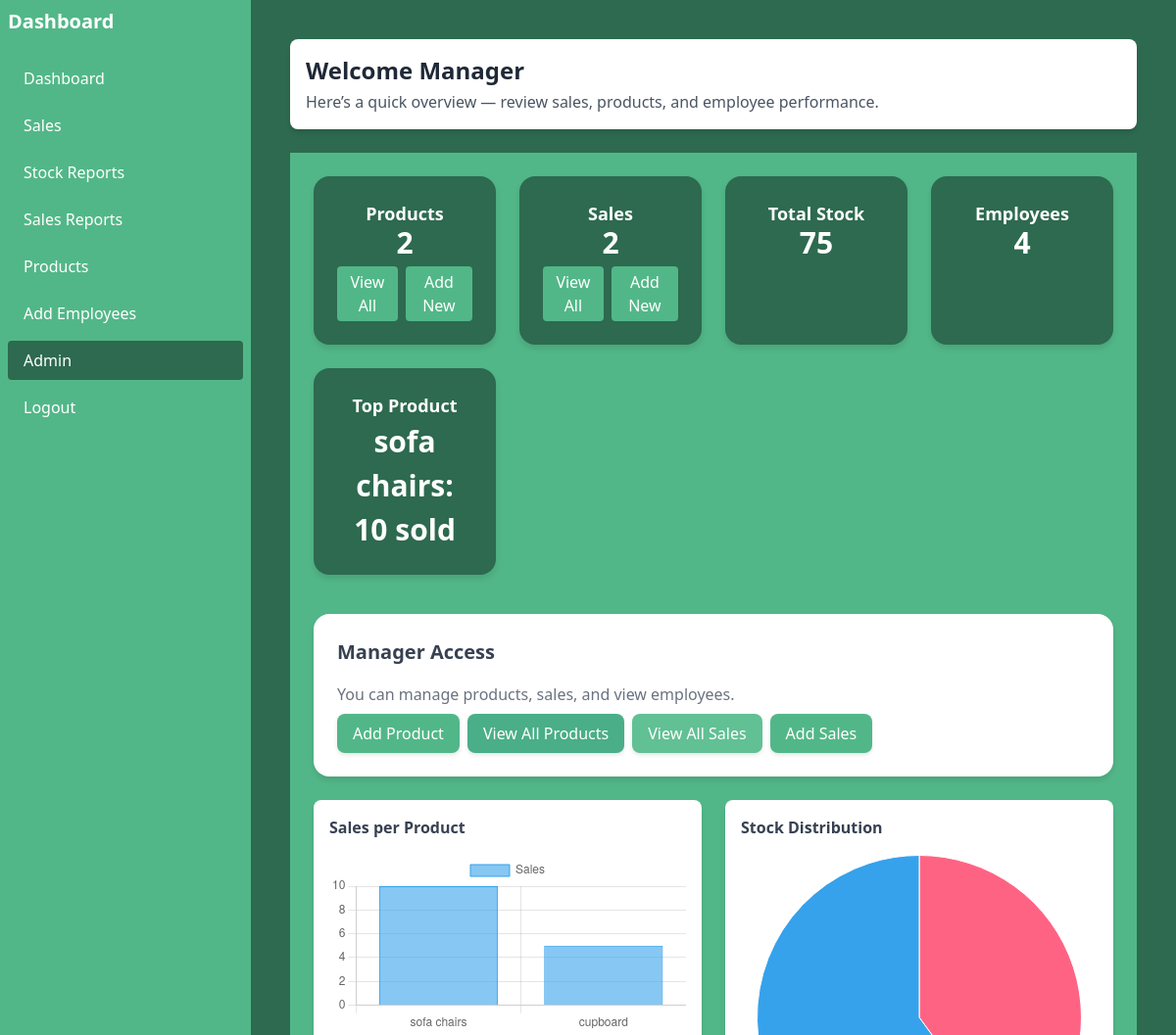
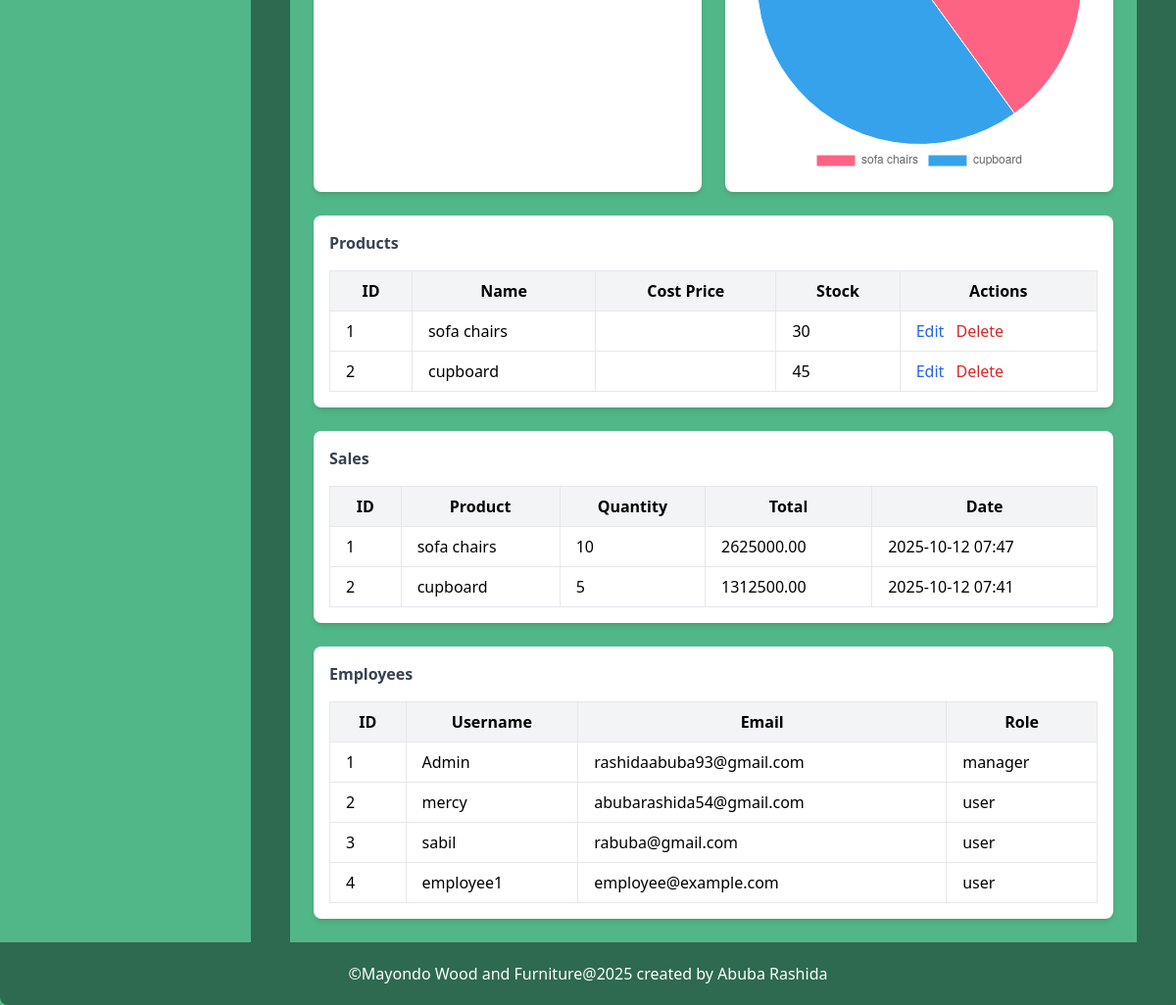
Screenshot of /dashboard/ (signed in) with the database file from the repository (2 pictures, top to bottom).
### mayondo_app/models.py (models this page shows, shortened)
class CustomUser(AbstractUser):
      ROLES = [('user', 'User'),('admin', 'Admin'),('manager', 'Manager')]
      role = models.CharField(max_length=50, choices=ROLES, unique=False)

class Product(models.Model):
    PRODUCT_TYPES = [
        ('wood', 'Wood'),
        ('furniture', 'Furniture'),
    ]
    name = models.CharField(max_length=200)
    type = models.CharField(max_length=20, choices=PRODUCT_TYPES)
    supplier_name = models.CharField(max_length=200)
    cost_price = models.DecimalField(max_digits=10, decimal_places=2,default=0)
    product_price = models.DecimalField(max_digits=10, decimal_places=2, default=0)
    stock_quantity = models.PositiveIntegerField(default=0)
    quality = models.CharField(max_length=100, blank=True, null=True)
    color = models.CharField(max_length=100, blank=True, null=True)
    measurement = models.CharField(max_length=100, blank=True, null=True)
    date_added = models.DateTimeField(auto_now_add=True)
    class Meta:
        ordering = ['-date_added']

class Sale(models.Model):
    customer_name = models.CharField(max_length=255)
    product_type = models.CharField(max_length=100)
    product = models.ForeignKey("Product", on_delete=models.CASCADE)
    quantity = models.PositiveIntegerField()
    sale_date = models.DateTimeField(default=now)
    payment_type = models.CharField(
        max_length=20,
        choices=[
            ('cash', 'Cash'),
            ('cheque', 'Cheque'),
            ('bank_overdraft', 'Bank Overdraft'),
        ]
    )
    sales_agent = models.ForeignKey(CustomUser, on_delete=models.SET_NULL, null=True, blank=True)
    transport_included = models.BooleanField(default=False)
    total = models.DecimalField(max_digits=12, decimal_places=2, default=0)
    class Meta:
        ordering = ['-sale_date']

### mayondo_app/views.py (the view)
# urls.py: path('dashboard/',dashboardpage, name='dashboard'),
def dashboardpage(request):
    user = request.user
    role = getattr(user, 'role', 'user').lower()  # normalize role
    products = Product.objects.all()
    sales = Sale.objects.all() if role in ['manager', 'admin'] else Sale.objects.filter(sales_agent=user)
    employees = User.objects.all() if role == 'manager' else None
    product_names = list(products.values_list('name', flat=True))
    product_sales = [sales.filter(product=p).aggregate(total=Sum('quantity'))['total'] or 0 for p in products]
    product_stock = list(products.values_list('stock_quantity', flat=True))
    total_products = products.count()
    total_sales = sales.count()
    total_stock = products.aggregate(total=Sum('stock_quantity'))['total'] or 0
    top_product = sales.values('product__name').annotate(total_sold=Sum('quantity')).order_by('-total_sold').first()
    employees_count = employees.count() if employees else 0
    context = {
        'role': role,
        'total_products': total_products,
        'total_sales': total_sales,
        'total_stock': total_stock,
        'top_product': top_product['product__name'] if top_product else None,
        'top_product_quantity': top_product['total_sold'] if top_product else 0,
        'employees_count': employees_count,
        'products': products,
        'sales': sales,
        'employees': employees,
        'product_names': product_names,
        'product_sales': product_sales,
        'product_stock': product_stock,
    }
    return render(request, 'dashboard.html', context)

### mayondo_app/templates/dashboard.html (shortened to what this page needs)
{% extends 'base.html' %}
{% load static %}
{% block content %}
<link rel="stylesheet" href="{% static 'css/style.css' %}" />
<div class="ml-64 p-4">
  <div class="bg-white shadow-md rounded-lg p-4 mb-6">
  {% if role == "manager" %}
      <h1 class="text-2xl font-bold text-gray-800">
        Welcome {{ role|title }}
      </h1>
      <p class="text-gray-600 mt-1">
        Here’s a quick overview — review sales, products, and employee performance.
      </p>
    {% endif %}
  </div>
  <div class="flex">
    {% include "includes/navs.html" %}
    <div class="dashboard-wrapper p-6 w-full">
      <div class="summary-cards grid grid-cols-1 md:grid-cols-3 lg:grid-cols-4 gap-6 mb-6">
        <div class="summary-card bg-white shadow-md p-4 rounded-lg">
          <h2 class="text-gray-700 text-lg font-semibold">Products</h2>
          <p class="text-white text-2xl font-bold">{{ total_products }}</p>
           {% if role == "manager" %}
          <div class="mt-2 flex space-x-2">
            <a href="{% url 'mayondo_app:product_list' %}" class="btn px-3 py-1 rounded  bg-[#52B788] text-white">View All</a>
            <a href="{% url 'mayondo_app:product_create' %}" class="btn px-3 py-1 rounded  bg-[#52B788] text-white">Add New</a>
          </div>
         {% endif %}
        </div>
        <div class="summary-card bg-white shadow-md p-4 rounded-lg">
          <h2 class="text-gray-700 text-lg font-semibold">Sales</h2>
          <p class="text-white text-2xl font-bold">{{ total_sales }}</p>
          <div class="mt-2 flex space-x-2">
            <a href="{% url 'mayondo_app:sales_listpage' %}" class="btn px-3 py-1 rounded bg-[#52B788] text-white">View All</a>
            <a href="{% url 'mayondo_app:sale_create' %}" class="btn px-3 py-1 rounded bg-[#52B788] text-white">Add New</a>
          </div>
        </div>
        <div class="summary-card bg-white shadow-md p-4 rounded-lg">
          <h2 class="text-gray-700 text-lg font-semibold">Total Stock</h2>
          <p class="text-white text-2xl font-bold">{{ total_stock }}</p>
        </div>
        <div class="summary-card bg-white shadow-md p-4 rounded-lg">
          <h2 class="text-gray-700 text-lg font-semibold">Employees</h2>
          <p class="text-white text-2xl font-bold">{{ employees_count }}</p>
        </div>
        <div class="summary-card bg-white shadow-md p-4 rounded-lg">
          <h2 class="text-gray-700 text-lg font-semibold">Top Product</h2>
          {% if top_product %}
            <p class="text-white">{{ top_product }}: {{ top_product_quantity }} sold</p>
          {% else %}
            <p class="text-gray-500">No sales yet</p>
          {% endif %}
        </div>
      </div>
      {% if role == "manager" %}
      <div class="role-actions mb-6">
        <h3 class="font-semibold mb-2">{{ role|title }} Access</h3>
        <p class="mb-2">You can manage products, sales, and view employees.</p>
        <div class="flex flex-wrap gap-2">
         <a href="{% url 'mayondo_app:product_create' %}"
   class="btn bg-[#52B788] hover:bg-[#40916c] text-white px-3 py-1 rounded">Add Product</a>
<a href="{% url 'mayondo_app:product_list' %}"
   class="btn bg-[#4AAE88] hover:bg-[#3B8A6D] text-white px-3 py-1 rounded">View All Products</a>
<a href="{% url 'mayondo_app:sales_listpage' %}"
   class="btn bg-[#61C094] hover:bg-[#499C76] text-white px-3 py-1 rounded">View All Sales</a>
<a href="{% url 'mayondo_app:sale_create' %}"
   class="btn bg-[#52B788] hover:bg-[#40916c] text-white px-3 py-1 rounded">Add Sales</a>
        </div>
      </div>
      <div class="charts grid grid-cols-1 md:grid-cols-2 gap-6 mb-6">
        <div class="bg-white shadow-md rounded-lg p-4">
          <h3 class="text-gray-700 font-semibold mb-4">Sales per Product</h3>
          <canvas id="salesBarChart"></canvas>
        </div>
        <div class="bg-white shadow-md rounded-lg p-4">
          <h3 class="text-gray-700 font-semibold mb-4">Stock Distribution</h3>
          <canvas id="stockPieChart"></canvas>
        </div>
      </div>
  {% endif %}
      <div class="data-table bg-white shadow-md rounded-lg p-4 mb-6">
        <h3 class="text-gray-700 font-semibold mb-4">Products</h3>
        <div class="overflow-x-auto">
          <table class="min-w-full table-auto border border-gray-200">
            <thead>
              <tr class="bg-gray-100">
                <th class="border px-4 py-2">ID</th>
                <th class="border px-4 py-2">Name</th>
                <th class="border px-4 py-2">Cost Price</th>
                <th class="border px-4 py-2">Stock</th>
                <th class="border px-4 py-2">Actions</th>
              </tr>
            </thead>
            <tbody>
              {% for product in products %}
              <tr class="hover:bg-gray-50">
                <td class="border px-4 py-2">{{ forloop.counter }}</td>
                <td class="border px-4 py-2">{{ product.name }}</td>
                <td class="border px-4 py-2">{{ product.price }}</td>
                <td class="border px-4 py-2">{{ product.stock_quantity }}</td>
                <td class="border px-4 py-2 space-x-2">
                  {% if role == "manager" %}
                    <a href="{% url 'mayondo_app:product_edit' product.id %}" class="text-blue-600 hover:underline">Edit</a>
                    <a href="{% url 'mayondo_app:delete_product' product.id %}" class="text-red-600 hover:underline" onclick="return confirm('Are you sure?');">Delete</a>
                  {% endif %}
                </td>
              </tr>
              {% empty %}
              <tr>
                <td colspan="5" class="text-center text-gray-500 py-4">No products found.</td>
              </tr>
              {% endfor %}
            </tbody>
          </table>
        </div>
      </div>
      <div class="data-table bg-white shadow-md rounded-lg p-4 mb-6">
        <h3 class="text-gray-700 font-semibold mb-4">Sales</h3>
        <div class="overflow-x-auto">
          <table class="min-w-full table-auto border border-gray-200">
            <thead>
              <tr class="bg-gray-100">
                <th class="border px-4 py-2">ID</th>
                <th class="border px-4 py-2">Product</th>
                <th class="border px-4 py-2">Quantity</th>
                <th class="border px-4 py-2">Total</th>
                <th class="border px-4 py-2">Date</th>
              </tr>
            </thead>
            <tbody>
              {% for sale in sales %}
              <tr class="hover:bg-gray-50">
                <td class="border px-4 py-2">{{ forloop.counter }}</td>
                <td class="border px-4 py-2">{{ sale.product.name }}</td>
                <td class="border px-4 py-2">{{ sale.quantity }}</td>
                <td class="border px-4 py-2">{{ sale.total }}</td>
                <td class="border px-4 py-2">{{ sale.sale_date|date:"Y-m-d H:i" }}</td>
              </tr>
              {% empty %}
              <tr>
                <td colspan="5" class="text-center text-gray-500 py-4">No sales found.</td>
              </tr>
              {% endfor %}
            </tbody>
          </table>
        </div>
      </div>
      {% if role == "manager" %}
      <div class="data-table bg-white shadow-md rounded-lg p-4 mb-6">
        <h3 class="text-gray-700 font-semibold mb-4">Employees</h3>
        <div class="overflow-x-auto">
          <table class="min-w-full table-auto border border-gray-200">
            <thead>
              <tr class="bg-gray-100">
                <th class="border px-4 py-2">ID</th>
                <th class="border px-4 py-2">Username</th>
                <th class="border px-4 py-2">Email</th>
                <th class="border px-4 py-2">Role</th>
              </tr>
            </thead>
            <tbody>
              {% for employee in employees %}
              <tr class="hover:bg-gray-50">
                <td class="border px-4 py-2">{{ forloop.counter }}</td>
                <td class="border px-4 py-2">{{ employee.username }}</td>
                <td class="border px-4 py-2">{{ employee.email }}</td>
                <td class="border px-4 py-2">{{ employee.role }}</td>
              </tr>
              {% empty %}
              <tr>
                <td colspan="4" class="text-center text-gray-500 py-4">No employees found.</td>
              </tr>
              {% endfor %}
            </tbody>
          </table>
        </div>
      </div>
      {% endif %}
    </div>
  </div>
</div>
{% endblock %}
{% if role == "manager" %}
{% block extra_js %}
<script>
  const productNames = {{ product_names|safe }};
  const productSales = {{ product_sales|safe }};
  const productStock = {{ product_stock|safe }};
  // Bar Chart
  new Chart(document.getElementById('salesBarChart').getContext('2d'), {
    type: 'bar',
    data: {
      labels: productNames,
      datasets: [{
        label: 'Sales',
        data: productSales,
        backgroundColor: 'rgba(54, 162, 235, 0.6)',
        borderColor: 'rgba(54, 162, 235, 1)',
        borderWidth: 1
      }]
    },
    options: { responsive: true, scales: { y: { beginAtZero: true } } }
  });
  // Pie Chart
  new Chart(document.getElementById('stockPieChart').getContext('2d'), {
    type: 'pie',
    data: {
      labels: productNames,
      datasets: [{
        data: productStock,
        backgroundColor: ['#FF6384','#36A2EB','#FFCE56','#4BC0C0','#9966FF','#FF9F40'],
        borderWidth: 1
      }]
    },
    options: { responsive: true, plugins: { legend: { position: 'bottom' } } }
  });
</script>
{% endblock %}
  {% endif %}

### mayondo_app/static/css/style.css (style rules this page uses)
.dashboard-wrapper { padding: 1.5rem; min-height: 100vh; background-color: #52b788; }
.summary-cards { display: grid; grid-template-columns: repeat(1, 1fr); gap: 1.5rem; margin-bottom: 2.5rem; }
@media (min-width: 768px) { .summary-cards { grid-template-columns: repeat(4, 1fr); } }
.summary-card { background-color: #2d6a4f; padding: 1.5rem; text-align: center; border-radius: 1rem; box-shadow: 0 4px 6px rgba(0, 0, 0, 0.1); }
.summary-card h2 { font-size: 1.125rem; font-weight: 600; color: white; }
.summary-card p { font-size: 1.875rem; font-weight: 700; }
.role-actions { background-color: white; padding: 1.5rem; border-radius: 1rem; box-shadow: 0 4px 6px rgba(0, 0, 0, 0.1); margin-bottom: 1.5rem; }
.role-actions h3 { font-size: 1.25rem; font-weight: 600; color: #374151; margin-bottom: 1rem; }
.role-actions p { color: #6B7280; }
.role-actions .btn { display: inline-block; padding: 0.5rem 1rem; border-radius: 0.5rem; font-weight: 500; box-shadow: 0 2px 4px rgba(0, 0, 0, 0.1); text-decoration: none; color: white; transition: background 0.3s ease; }

### rows the page displays
CustomUser: role "Manager", username "Admin", email "rashidaabuba93@gmail.com", role "manager"
Product: name "sofa chairs", stock_quantity "30"
Product: name "cupboard", stock_quantity "45"
Sale: product.name "sofa chairs", quantity "10", total "2625000.00", sale_date "2025-10-12 07:47"
Sale: product.name "cupboard", quantity "5", total "1312500.00", sale_date "2025-10-12 07:41"
CustomUser: username "mercy", email "abubarashida54@gmail.com", role "user"
CustomUser: username "sabil", email "rabuba@gmail.com", role "user"
CustomUser: username "employee1", email "employee@example.com", role "user"

### other values shown
{{ total_products }} "2"
{{ total_sales }} "2"
{{ total_stock }} "75"
{{ employees_count }} "4"
{{ top_product_quantity }} "10"
chart data {{ product_names|safe }} ['sofa chairs', 'cupboard']
chart data {{ product_sales|safe }} [10, 5]
chart data {{ product_stock|safe }} [30, 45]
